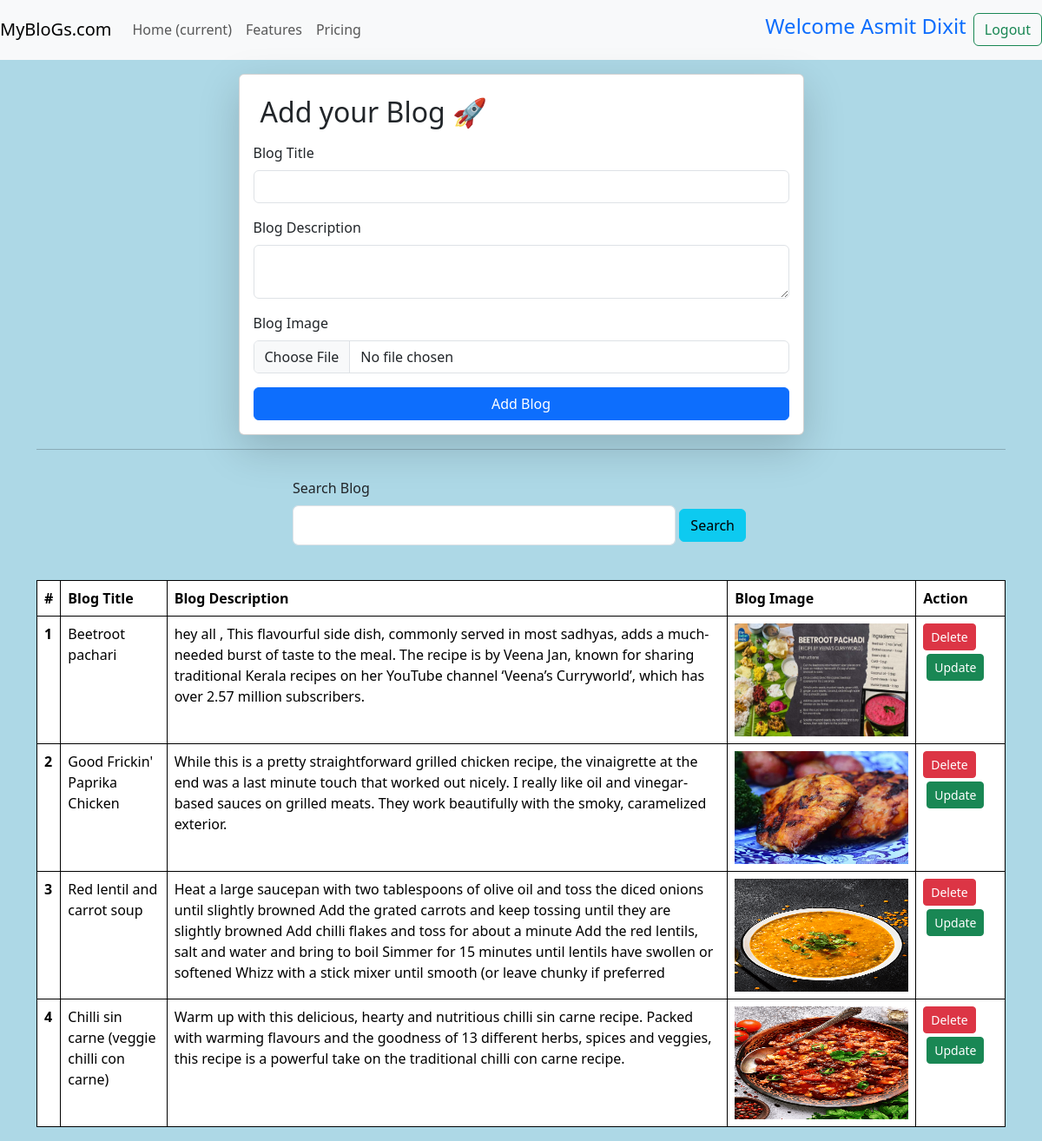
The app's page /recipes/ (signed in), older data.
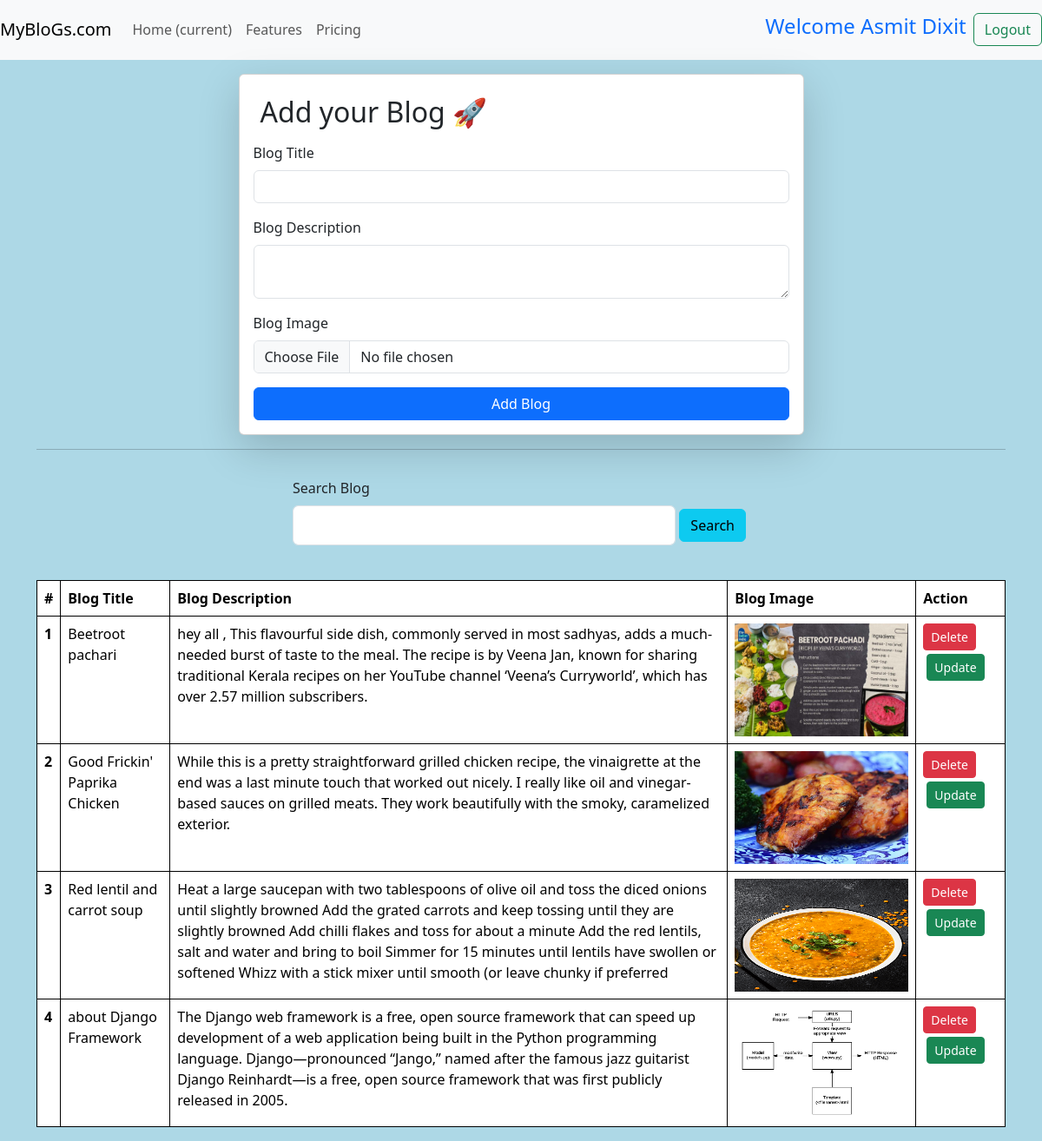
The same page, newer data.
### vege/models.py (models this page shows)
class Recipe(models.Model):
    user =  models.ForeignKey(User , on_delete= models.SET_NULL , null=True , blank=True)
    recipe_name = models.CharField(max_length=500)
    recipe_description = models.TextField()
    recipe_image = models.ImageField(upload_to="recipe_images")

### vege/views.py (the view, shortened to what this page needs)
# urls.py: path('recipes/',recipes , name= "recipes"),
@login_required(login_url="/login/")
def recipes(request):
    queryset = Recipe.objects.all()
    if request.GET.get('search'):
        search_term = request.GET.get('search')
        queryset = queryset.filter(recipe_name__icontains=search_term)
    context = {'recipes': queryset}
    return render(request, 'recipe.html', context)

### vege/templates/recipe.html (shortened to what this page needs)
{% extends "base.html" %}
{% block start %}
<nav class="navbar navbar-expand-lg navbar-light bg-light">
  <a class="navbar-brand black" href="/recipes">MyBloGs.com</a>
  <div class="collapse navbar-collapse" id="navbarText">
    <ul class="navbar-nav mr-auto">
      <li class="nav-item active">
        <a class="nav-link" href="#">Home <span class="sr-only">(current)</span></a>
      </li>
      <li class="nav-item">
        <a class="nav-link" href="#">Features</a>
      </li>
      <li class="nav-item">
        <a class="nav-link" href="#">Pricing</a>
      </li>
    </ul>
  </div>
  <h4 class="text-right text-primary p-2"> Welcome {{request.user.first_name}} {{request.user.last_name}}</h4>
  <button class="btn btn-outline-success">
    <a href="{% url 'logout_page' %}" style="text-decoration: none; color: inherit;">Logout</a>
  </button>
</nav>
<div class="container mt-3">
    <form class="col-7 mx-auto card p-3 shadow-lg" method="post" enctype="multipart/form-data">
        <h2 class="p-2"> Add your Blog 🚀</h2>
        <div class="mb-3">
          <label for="exampleInputEmail1" class="form-label">Blog Title</label>
          <input name="recipe_name" required type="text" class="form-control" id="exampleInputEmail1" aria-describedby="emailHelp">
        </div>
        <div class="mb-3">
          <label for="exampleInputPassword1" class="form-label">Blog Description</label>
          <textarea name="recipe_description" required class="form-control"></textarea>
        </div>
        <div class="mb-3">
            <label for="exampleInputPassword1" class="form-label">Blog Image</label>
            <input name="recipe_image" type="file" class="form-control">
        </div>
        <button type="submit" class="btn btn-primary">Add Blog</button>
    </form>
    <hr>
    <form class="w-50 mx-auto p-3" method="get">
      <div>
        <label for="exampleInputEmail1" class="form-label">Search Blog</label>
        <div class="d-flex flex-row">
          <input name="search" type="text" class="form-control">
          <button type="submit" class="btn btn-info m-1">Search</button>
        </div>
      </div>
    </form>
    <table class="table table-bordered mt-4" style="border-color: #000; border-width: 2px;">
        <thead>
          <tr>
            <th scope="col">#</th>
            <th scope="col">Blog Title</th>
            <th scope="col">Blog Description</th>
            <th scope="col">Blog Image</th>
            <th scope="col">Action</th>
          </tr>
        </thead>
        <tbody>
        {% for recipe in recipes %}
          <tr>
            <th scope="row">{{forloop.counter}}</th>
            <td>{{recipe.recipe_name}}</td>
            <td>{{recipe.recipe_description}}</td>
            <td>
              <img src="/media/{{recipe.recipe_image}}" style="height: 130px; width: 200px;">
            </td>
            <td>
              <a href="/delete_recipe/{{recipe.id}}" class="btn btn-danger btn-sm">Delete</a>
              <a href="/update_recipe/{{recipe.id}}" class="btn btn-success btn-sm m-1">Update</a>
            </td>
          </tr>
        {% endfor %}
        </tbody>
      </table>
</div>
{% endblock %}

### vege/templates/base.html (shortened to what this page needs)
<!DOCTYPE html>
<html lang="en">
<head>
    <link href="https://cdn.jsdelivr.net/npm/bootstrap@5.3.3/dist/css/bootstrap.min.css" rel="stylesheet">
</head>
<body>
    {% block start %}
    {% endblock %}
</body>
</html>

### vege/templates/base.html (style rules this page uses)
body { background-color: lightblue; }

Row changes from the older to the newer data that the page shows:
removed Recipe: recipe_name "Chilli sin carne (veggie chilli con carne)", recipe_description "Warm up with this delicious, hearty and nutritious chilli sin carne recipe. Packed with warming flavours and the goodness of 13 different herbs, spices and veggies, this recipe is a powerful take on the traditional chilli con carne recipe.", recipe_image (picture)
added Recipe: recipe_name "about Django Framework", recipe_description "The Django web framework is a free, open source framework that can speed up development of a web application being built in the Python programming language. Django—pronounced “Jango,” named after the famous jazz guitarist Django Reinhardt—is a free, open source framework that was first publicly released in 2005.", recipe_image (picture)
